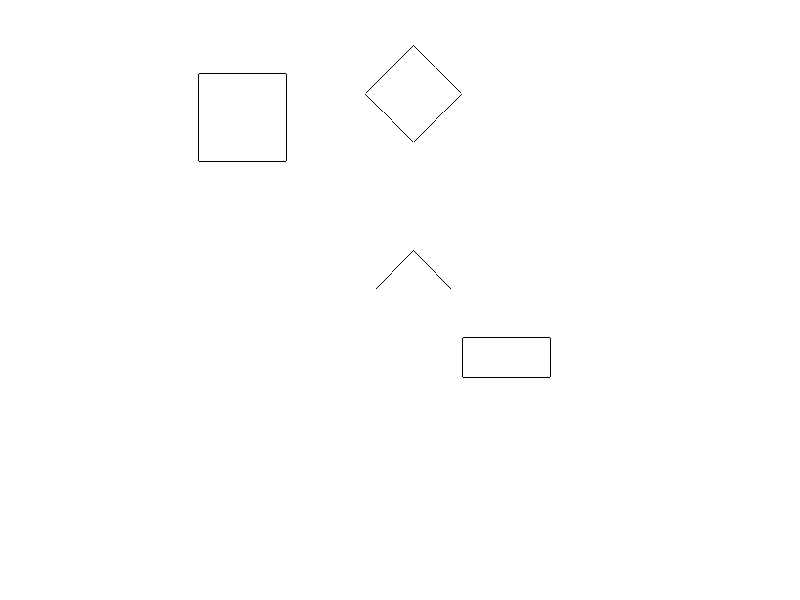
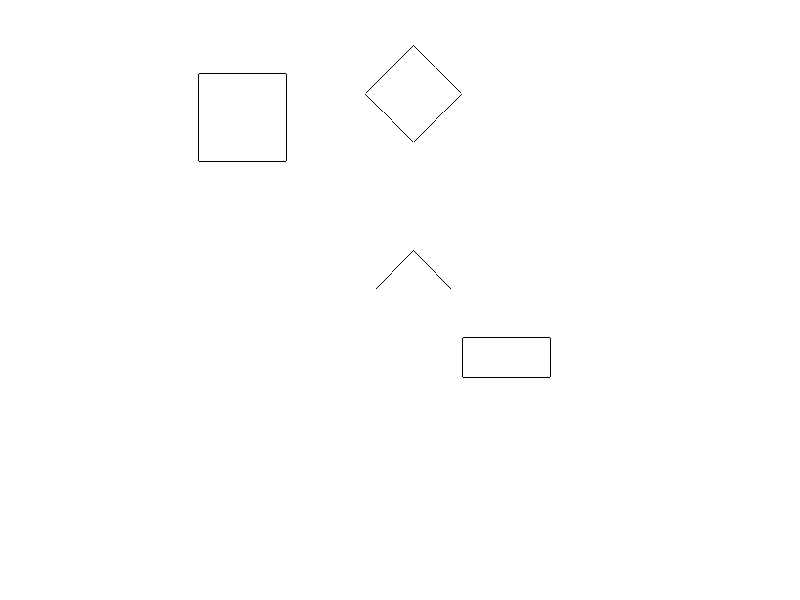

Source code (MATLAB) for these figures, in order:
clc;
clear;
X=zeros(500,500);
a=90;  f=0; b=40;
 for i=1:500
    for j=1:500
        X(i,j)=255;
    end 
 end

for i=1:500
    for j=1:500
         
        if (i==30 || i==(30+a))
             if (j>30 && j<30+a)
                 X(i,j)=0;
             end
       
        elseif (j==30 || j==(30+a))
             if (i>30 && i<30+a)
                 X(i,j)=0;
              end
        end 
         if(j==250 && i<50)
         X(i,250-f)=0;
         X(i,f+250)=0;
         f=f+1;
        end
        if(j==250 && i>50 && i<100)
             X(i,f+250)=0;
             X(i,250-f)=0;
             f=f-1;
        end
         if(j==90 && i>210 && i<250)
         X(i,250-f)=0;
          X(i,f+250)=0;
          f=f+1;
        end
        if(i==250 && j>(250-f) && j<(250+f))
            X(i,j)=0;
        end
        
        
        if (i==300 || i==(300+b))
             if (j>300 && j<300+a)
                 X(i,j)=0;
             end
       
        elseif (j==300 || j==(300+a))
             if (i>300 && i<300+b)
                 X(i,j)=0;
              end
        end
     end
end
    
 figure(1),
imshow(X);
for i=1:500
    for j=1:500
        
    end
end

figure(2),
imshow(X);